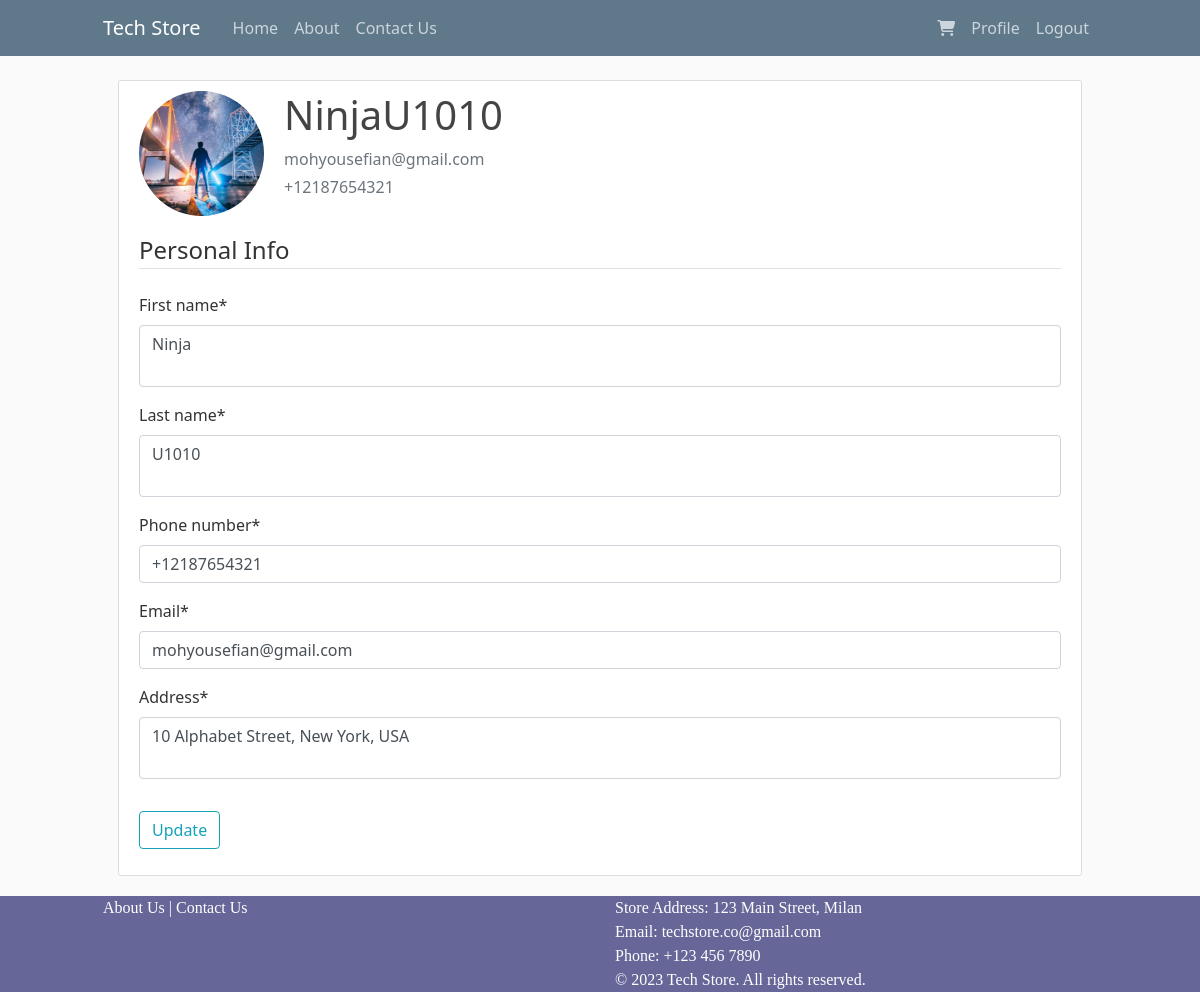
/personal-info/ (signed in), run on the app's committed database.
### users/models.py (models this page shows, shortened)
class CustomUser(AbstractUser):
    first_name = models.TextField(max_length=50)
    last_name = models.TextField(max_length=50)
    phone_number = PhoneNumberField(blank=True, null=True, unique=True, max_length=12)
    address = models.TextField(max_length=200)

class Profile(models.Model):
    user = models.OneToOneField(CustomUser, on_delete=models.CASCADE)
    image = models.ImageField(default='default_profile.jpg', upload_to='profile_pics')

### users/views.py (the view)
# urls.py: path('personal-info/', user_views.personal_info, name='personal-info'),
@login_required
def personal_info(request):
    if request.method == 'POST':
        personal_form = PersonalInfoUpdateForm(request.POST, instance=request.user)
        if personal_form.is_valid():
            personal_form.save()
            messages.success(request, f'Your Personal Info has been updated!')
            return redirect('personal-info')
    else:
        personal_form = PersonalInfoUpdateForm(instance=request.user)
    context = {
        'personal_form': personal_form
    }
    return render(request, 'users/personal-info.html', context)

### users/forms.py
class PersonalInfoUpdateForm(forms.ModelForm):
    email = forms.EmailField()
    class Meta:
        model = get_user_model()
        fields = ['first_name', 'last_name', 'phone_number', 'email', 'address']

### users/templates/users/personal-info.html (shortened to what this page needs)
{% extends "store/base.html" %}
{% load crispy_forms_tags %}
{% block content %}
    <div class="content-section">
        <div class="media">
            <img class="rounded-circle account-img" src="{{ user.profile.image.url }}">
            <div class="media-body">
                <h2 class="account-heading mb-2">{{ user.username }}</h2>
                <p class="text-secondary mb-1">{{ user.email }}</p>
                <p class="text-secondary">{{ user.phone_number }}</p>
            </div>
        </div>
        <form method="POST" enctype="multipart/form-data">
            <fieldset class="form-group">
                <legend class="border-bottom mb-4">Personal Info</legend>
                {% for field in personal_form %}
                    {% if field.field.widget.input_type %}
                        <div class="form-group">
                            <label for="{{ field.id_for_label }}">{{ field.label }}*</label>
                            <input type="{{ field.field.widget.input_type }}" class="form-control" id="{{ field.id_for_label }}" name="{{ field.name }}" placeholder="{{ field.label }}" value="{{ field.value|default_if_none:'' }}" required>
                        </div>
                    {% else %}
                        <div class="form-group">
                            <label for="{{ field.id_for_label }}">{{ field.label }}*</label>
                            <textarea style="resize: none;" class="form-control" id="{{ field.id_for_label }}" name="{{ field.name }}" placeholder="{{ field.label }}" required>{{ field.value|default_if_none:'' }}</textarea>
                        </div>
                    {% endif %}
                {% endfor %}
            </fieldset>
            <div class="form-group">
                <button class="btn btn-outline-info" type="submit">Update</button>
            </div>
        </form>
    </div>
{% endblock content %}

### store/static/store/main.css (style rules this page uses)
body { background: #fafafa; color: #333333; margin-top: 5rem; }
h1, h2, h3, h4, h5, h6 { color: #444444; }
.content-section { background: #ffffff; padding: 10px 20px; border: 1px solid #dddddd; border-radius: 3px; margin-bottom: 20px; }
.account-img { height: 125px; width: 125px; margin-right: 20px; margin-bottom: 16px; }
.account-heading { font-size: 2.5rem; }

### data on the page
CustomUser: profile.image (picture), username "NinjaU1010", email "mohyousefian@gmail.com", phone_number "+12187654321", first_name "Ninja" "U1010" "10 Alphabet Street, New York, USA", phone_number "+12187654321" "mohyousefian@gmail.com"

### other printed values
{{ field.label }} "First name" "Last name" "Address"
{{ field.label }} "Phone number" "Email"
